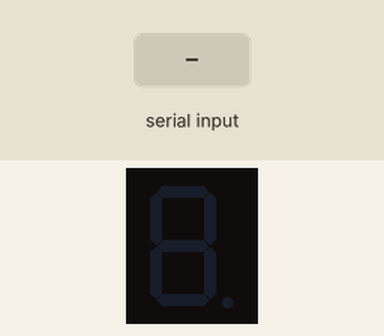
Bench run of a sketch on a simulated Arduino Uno, built with avr-gcc and run on an emulated ATmega328P. On the bench: 1-digit seven-segment display. Wiring (inferred from the names in the program): 1-digit 7-segment display, segments lit when LOW: segments pin 2, pin 4, pin 6, pin 7, pin 8, pin 3, pin 5. The test bench sets the inputs (shaded band). The segment pins are drawn as the display they are named for.

Above: at 1.2 s.
1.3 s: "90,45\n" received over Serial
At 2.5 s:
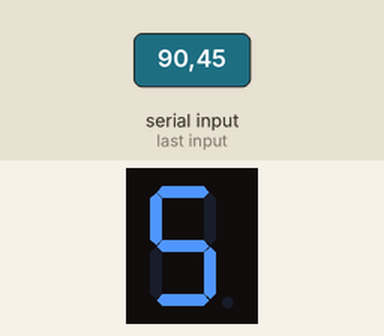
2.8 s: "30,150\n" received over Serial
At 3.9 s:
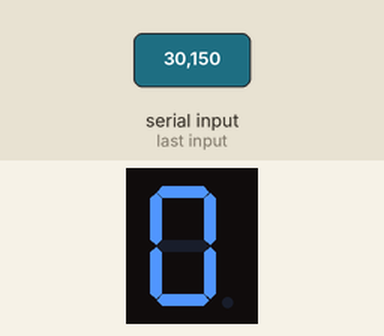
4.3 s: "1\n" received over Serial
At 4.9 s:
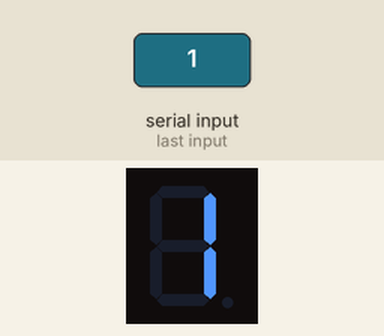
5.8 s: "200\n" received over Serial
At 7.0 s:
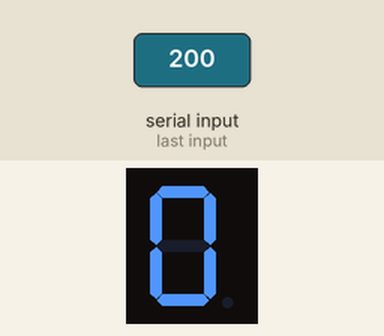
7.3 s: "90,45\n" received over Serial
At 8.5 s:
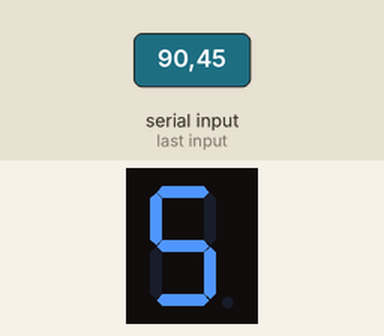
8.8 s: "90\n" received over Serial
At 9.5 s:
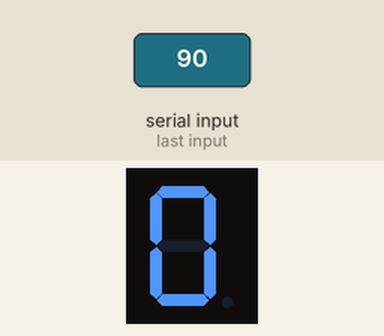
Timing chart, 0 to 11.3 s (numbered marks = the images above; inputs shaded):
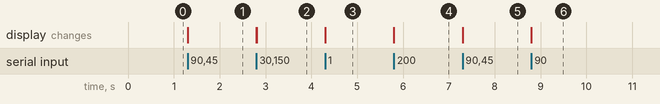

Measured:
- after the input at 1.3 s, the display: first changes at once (image 1 shows a later state)
- after the input at 2.8 s, the display: first changes at once (image 2 shows a later state)
- after the input at 4.3 s, the display: changes at once (image 3)
- after the input at 5.8 s, the display: first changes at once (image 4 shows a later state)
- after the input at 7.3 s, the display: first changes at once (image 5 shows a later state)
- after the input at 8.8 s, the display: changes at once (image 6)

The sketch:

codigominiproyecto2arduino.ino
```cpp
// Pines para cada segmento del display (ánodo común)
const int a = 2;
const int f = 3;
const int b = 4;
const int g = 5;
const int c = 6;
const int d = 7;
const int e = 8;

// Arreglo con los pines en el orden de segmentos: a, b, c, d, e, f, g
const int segmentos[7] = {a, b, c, d, e, f, g};

// Tabla de números del 0 al 5 (1=LOW prende, 0=HIGH apaga, por ser ánodo común)
const byte numeros[6][7] = {
  // a  b  c  d  e  f  g
  {1, 1, 1, 1, 1, 1, 0}, // 0
  {0, 1, 1, 0, 0, 0, 0}, // 1
  {1, 1, 0, 1, 1, 0, 1}, // 2
  {1, 1, 1, 1, 0, 0, 1}, // 3
  {0, 1, 1, 0, 0, 1, 1}, // 4
  {1, 0, 1, 1, 0, 1, 1}  // 5
};

void setup() {
  // Configura los pines como salida
  for (int i = 0; i < 7; i++) {
    pinMode(segmentos[i], OUTPUT);
    digitalWrite(segmentos[i], HIGH); // Apaga todos al inicio (ánodo común)
  }

  Serial.begin(9600);
}

void loop() {
  if (Serial.available() > 0) {
    char dedoChar = Serial.read();

    // Validar que sea un número entre '0' y '5'
    if (dedoChar >= '0' && dedoChar <= '5') {
      int numero = dedoChar - '0'; // Convertir char a número

      // Mostrar el número en el display
      for (int i = 0; i < 7; i++) {
        digitalWrite(segmentos[i], numeros[numero][i] == 1 ? LOW : HIGH);
      }
    }
  }
}
```
